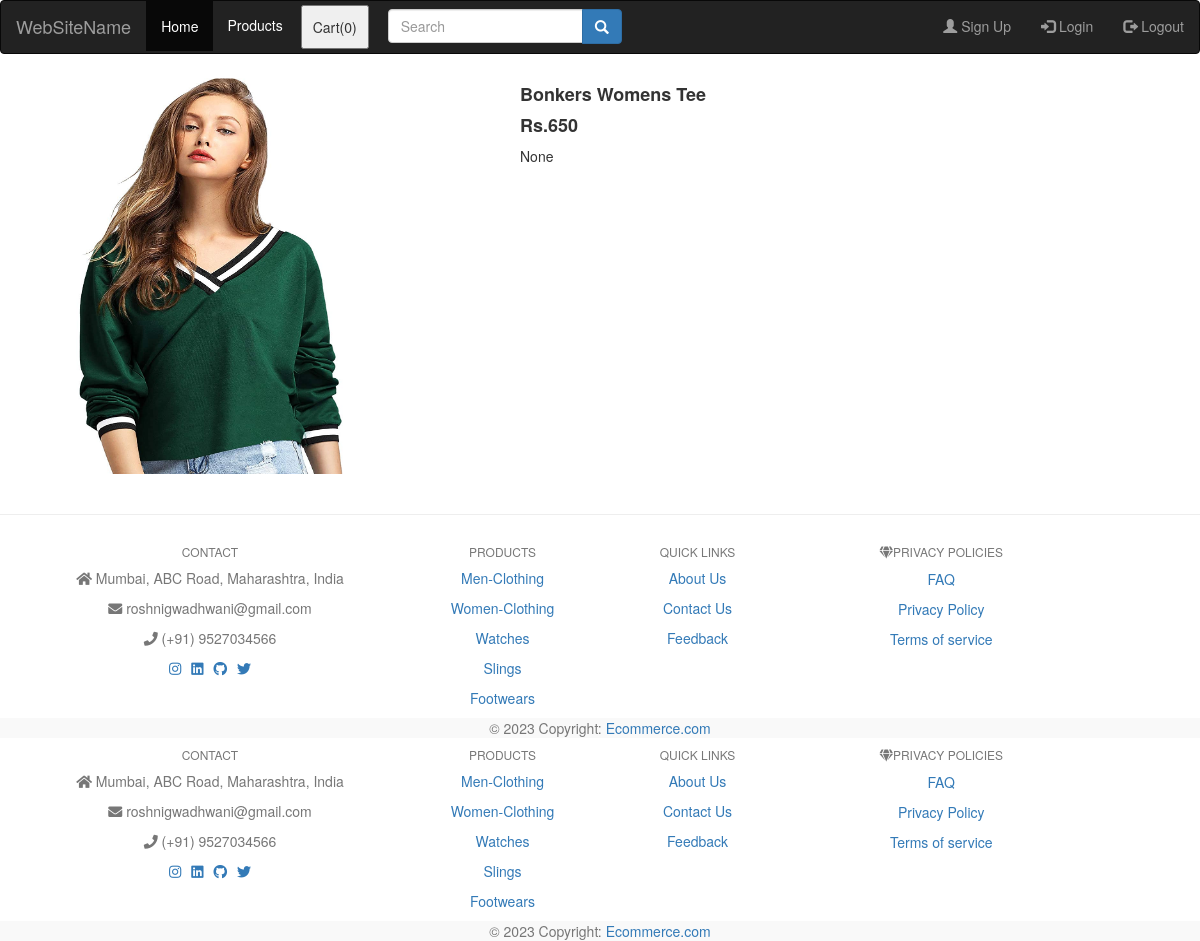
/store/preview/1 (signed in), run on the app's committed database.
### store/models.py (models this page shows, shortened)
class product(models.Model):
    name = models.CharField(max_length=50)
    category = models.ForeignKey(category, on_delete=models.CASCADE, default=1)
    price = models.IntegerField()
    description = models.CharField(max_length=150, blank=True, null=True)
    image = models.ImageField(upload_to='uploads/products/')

class category(models.Model):
    name = models.CharField(max_length=25, null=False, blank=False)
    def __str__(self):
        return self.name

### store/views.py (the view)
# urls.py: path('preview/<id>', views.preview, name='preview'),
@login_required
def preview(request, id):
    products = product.objects.filter(id=id)
    params = {'products': products[0]}
    return render(request, '../templates/preview.html', params)

### store/templates/preview.html (shortened to what this page needs)
{% extends 'header.html' %} {% block extra %}
<div class="container">
  <div class="col-md-5">
    <div class="row">
      <img
        src="/media/{{products.image}}"
        alt="{{products.category}}"
        height="400px"
        width="350px"
      />
    </div>
  </div>
  <div class="col-md-7">
    <h4><b>{{ products.name }} </b></h4>
    <h4><b> Rs.{{ products.price }}</b></h4>
    <p>{{ products.description }}</p>
  </div>
</div>
<br />
<hr />
{% include 'footer.html' %}
{% endblock extra %}

### data on the page
product: image (picture), name "Bonkers Womens Tee", price "650", description "None"
